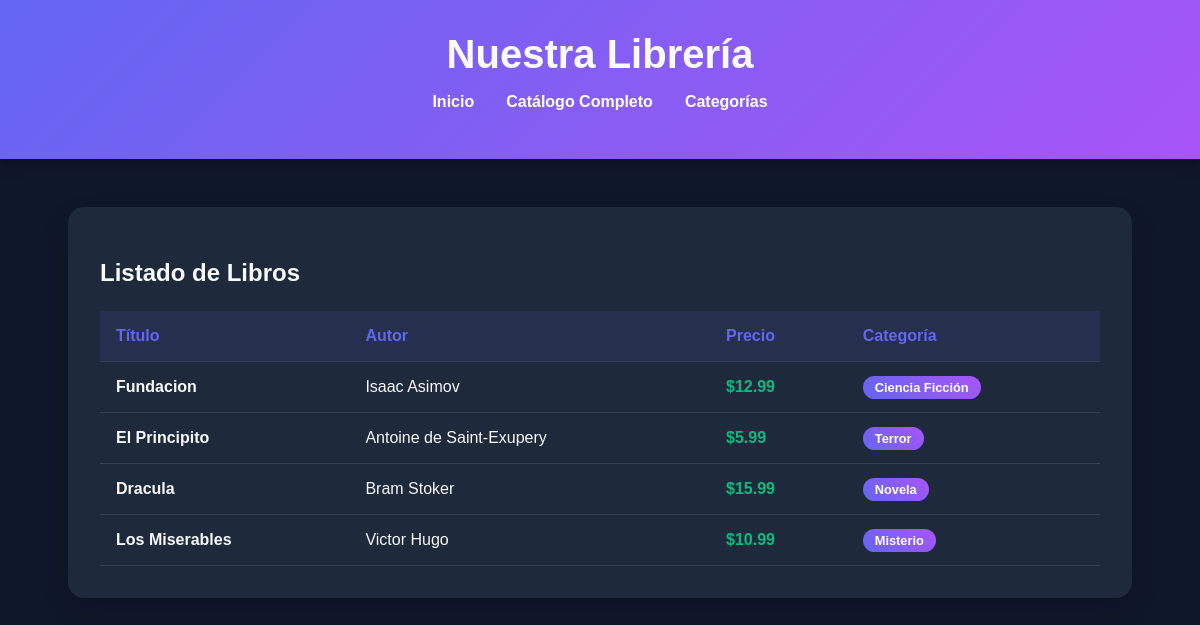
Page /libros on the committed database.
### tables this page shows
CREATE TABLE libros (
            id INTEGER PRIMARY KEY AUTOINCREMENT,
            titulo TEXT NOT NULL,
            autor TEXT NOT NULL,
            precio REAL NOT NULL,
            categoria_id INTEGER,
            FOREIGN KEY (categoria_id) REFERENCES categorias(id)       
         );

CREATE TABLE categorias (
                   id INTEGER PRIMARY KEY AUTOINCREMENT,
                   categoria TEXT NOT NULL
                   );

### libreriaProyectosqlite/app.py (the view)
@app.route('/libros')
def index():
    libros = consultar_libros()
    return render_template('index.html', libros=libros)

### libreriaProyectosqlite/db.py (called while the page is built)
def obtener_conexion():
    conexion = sqlite3.connect('libreria.db')
    conexion.row_factory = sqlite3.Row
    return conexion

def consultar_libros():
    conexion = obtener_conexion()
    cursor = conexion.cursor()
    cursor.execute('''
        SELECT libros.id,
               libros.titulo,
               libros.autor,
               libros.precio,
               categorias.categoria
        FROM libros
        JOIN categorias ON libros.categoria_id = categorias.id
    ''')
    libros = cursor.fetchall()
    conexion.close()
    return libros

### libreriaProyectosqlite/templates/index.html (shortened to what this page needs)
<!DOCTYPE html>
<html lang="es">
<head>
</head>
<body>
    <header class="header">
        <h1>Nuestra Librería</h1>
        <nav class="nav">
            <ul>
                <li><a href="{{ url_for('home') }}">Inicio</a></li>
                <li><a href="{{ url_for('index') }}">Catálogo Completo</a></li>
                <li><a href="{{ url_for('categorias_lista') }}">Categorías</a></li>
            </ul>
        </nav>
    </header>
    <div class="container">
        <h2>Listado de Libros</h2>
        <table>
            <thead>
                <tr>
                    <th>Título</th>
                    <th>Autor</th>
                    <th>Precio</th>
                    <th>Categoría</th>
                </tr>
            </thead>
            <tbody>
                {% for libro in libros %}
                <tr>
                    <td><strong>{{ libro['titulo'] }}</strong></td>
                    <td>{{ libro['autor'] }}</td>
                    <td class="price">${{ libro['precio'] }}</td>
                    <td><span class="badge">{{ libro['categoria'] }}</span></td>
                </tr>
                {% endfor %}
            </tbody>
        </table>
    </div>
</body>
</html>

### libreriaProyectosqlite/templates/index.html (style rules this page uses)
:root { --primary: #6366f1; --secondary: #a855f7; --bg: #0f172a; --text: #f8fafc; --card-bg: #1e293b; }
body { font-family: 'Outfit', sans-serif; background-color: var(--bg); color: var(--text); margin: 0; padding: 0; min-height: 100vh; }
.header { padding: 2rem; text-align: center; background: linear-gradient(135deg, var(--primary), var(--secondary)); box-shadow: 0 4px 15px rgba(0, 0, 0, 0.3); }
h1 { margin: 0; font-size: 2.5rem; }
.nav { margin-top: 1rem; }
.nav ul { list-style: none; padding: 0; display: flex; justify-content: center; gap: 2rem; }
.nav a { color: white; text-decoration: none; font-weight: 600; }
.container { max-width: 1000px; margin: 3rem auto; background: var(--card-bg); padding: 2rem; border-radius: 1rem; box-shadow: 0 10px 25px rgba(0,0,0,0.2); }
table { width: 100%; border-collapse: collapse; margin-top: 1.5rem; }
th, td { padding: 1rem; text-align: left; border-bottom: 1px solid rgba(255,255,255,0.1); }
th { background-color: rgba(99, 102, 241, 0.1); color: var(--primary); font-weight: 600; }
.badge { background: linear-gradient(45deg, var(--primary), var(--secondary)); color: white; padding: 0.25rem 0.75rem; border-radius: 9999px; font-size: 0.8rem; font-weight: 600; }
.price { font-weight: 700; color: #10b981; }

### rows in the picture
libros: titulo "Fundacion", autor "Isaac Asimov", precio "12.99", categoria "Ciencia Ficción"
libros: titulo "El Principito", autor "Antoine de Saint-Exupery", precio "5.99", categoria "Terror"
libros: titulo "Dracula", autor "Bram Stoker", precio "15.99", categoria "Novela"
libros: titulo "Los Miserables", autor "Victor Hugo", precio "10.99", categoria "Misterio"
